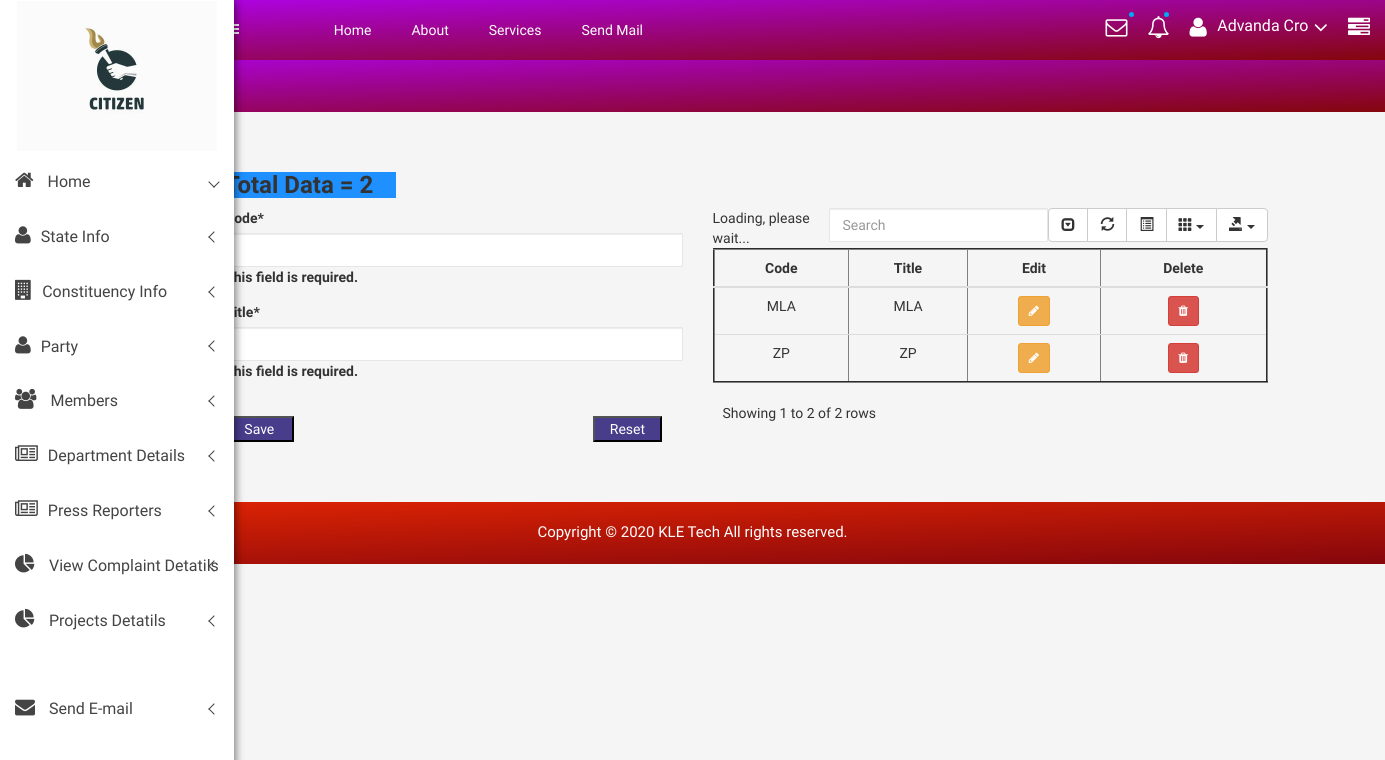
/citizen/create_memberstype, run on the app's committed database.
### citizen/models.py (models this page shows, shortened)
class MembersType(models.Model):
    Code = models.CharField(max_length=200)
    Title = models.CharField(max_length=200)

### citizen/views.py (the view)
# urls.py: path('create_memberstype', views.create_memberstype, name='create_memberstype'),
def create_memberstype(request):
    form = MembersTypeForms(request.POST)
    names = MembersType.objects.all().count()
    if form.is_valid():
        form.save()
        return redirect('citizen:create_memberstype')
    return render(request, 'citizen/MembersType.html',
                  {'form': form, 'names': names, 'MembersType': MembersType.objects.all().order_by('Title')})

### citizen/forms.py
class MembersTypeForms(forms.ModelForm):
    class Meta:
        model = MembersType
        fields = ['Code', 'Title']

### citizen/templates/citizen/MembersType.html (shortened to what this page needs)
{% extends 'citizen/base.html' %}
    {% load static %}
{% block body %}
 {% include "citizen/sidebar.html" %}
 <div class="all-content-wrapper">
        <div class="container-fluid">
            <div class="row">
                <div class="col-lg-12 col-md-12 col-sm-12 col-xs-12">
                    <div class="logo-pro">
                        <a href="index.html"><img class="main-logo" src="img/logo/logo.png" alt="" /></a>
                    </div>
                </div>
            </div>
        </div>
        <div class="header-advance-area">
            <div class="header-top-area">
                <div class="container-fluid">
                    <div class="row">
                        <div class="col-lg-12 col-md-12 col-sm-12 col-xs-12">
                            <div class="header-top-wraper">
                                <div class="row">
                                    <div class="col-lg-1 col-md-0 col-sm-1 col-xs-12">
                                        <div class="menu-switcher-pro">
                                            <button type="button" id="sidebarCollapse" class="btn bar-button-pro header-drl-controller-btn btn-info navbar-btn">
												</button>
                                        </div>
                                    </div>
                                    <div class="col-lg-6 col-md-7 col-sm-6 col-xs-12">
                                        <div class="header-top-menu tabl-d-n">
                                            <ul class="nav navbar-nav mai-top-nav">
                                                <li class="nav-item"><a href="{% url 'citizen:admin_index' %}" class="nav-link">Home</a>
                                                </li>
                                                <li class="nav-item"><a href="#" class="nav-link">About</a>
                                                </li>
                                                <li class="nav-item"><a href="#" class="nav-link">Services</a>
                                                </li>
                                                <li class="nav-item"><a href="{% url 'citizen:HomePage' %}" class="nav-link">Send Mail</a>
                                                </li>
                                            </ul>
                                        </div>
                                    </div>
                                    <div class="col-lg-5 col-md-5 col-sm-12 col-xs-12">
                                        <div class="header-right-info">
                                            <ul class="nav navbar-nav mai-top-nav header-right-menu">
                                                <li class="nav-item dropdown">
                                                    <a href="#" data-toggle="dropdown" role="button" aria-expanded="false" class="nav-link dropdown-toggle"><i class="fa fa-envelope-o adminpro-chat-pro" aria-hidden="true"></i><span class="indicator-ms"></span></a>
                                                </li>
                                                <li class="nav-item"><a href="#" data-toggle="dropdown" role="button" aria-expanded="false" class="nav-link dropdown-toggle"><i class="fa fa-bell-o" aria-hidden="true"></i><span class="indicator-nt"></span></a>
                                                </li>
                                                <li class="nav-item">
                                                    <a href="#" data-toggle="dropdown" role="button" aria-expanded="false" class="nav-link dropdown-toggle">
															<i class="fa fa-user adminpro-user-rounded header-riht-inf" aria-hidden="true"></i>
															<span class="admin-name">Advanda Cro</span>
															<i class="fa fa-angle-down adminpro-icon adminpro-down-arrow"></i>
														</a>
                                                </li>
                                                <li class="nav-item nav-setting-open"><a href="#" data-toggle="dropdown" role="button" aria-expanded="false" class="nav-link dropdown-toggle"><i class="fa fa-tasks"></i></a>
                                                </li>
                                            </ul>
                                        </div>
                                    </div>
                                </div>
                            </div>
                        </div>
                    </div>
                </div>
            </div>
            <div class="breadcome-area">
                <div class="container-fluid">
                    <div class="row">
                        <div class="col-lg-12 col-md-12 col-sm-12 col-xs-12">
                            <div class="breadcome-list single-page-breadcome">
                                <div class="row">
                                    <div class="col-lg-6 col-md-6 col-sm-6 col-xs-6">
                                    </div>
                                </div>
                            </div>
                        </div>
                    </div>
                </div>
            </div>
        </div>
<br>
<br>
<br>
<div class="container">
                <h3 style="background-color:DodgerBlue;width:15%;" class="card-title">Total Data = {{ names}}</h3>
    {% load crispy_forms_tags %}
    <div class = "row">
        <div class="col-lg-5">
            <form action="" method="post" >
                {{form|crispy}}
                <br>
             <button class="button" type="submit"  style="width:15%;background:darkslateblue;color:white;">Save</button>
                 <button class="button1" type="reset" value="Reset" style="width:15%;background:darkslateblue;color:white;">Reset</button>
            </form>
        </div>
        <div class = "col-lg-6">
            {% if MembersType %}
 <table class="table"  style="width:100%;" border="2" id="table" data-toggle="table" data-pagination="true" data-search="true" data-show-columns="true"
                    data-show-pagination-switch="true" data-show-refresh="true" data-key-events="true"
                    data-show-toggle="true" data-resizable="true" data-cookie="true"
                                            data-cookie-id-table="saveId" data-show-export="true"
                    data-click-to-select="true" data-toolbar="#toolbar" >
     <thead>
         <th><center>Code</center></th>
         <th><center>Title</center></th>
         <th><center>Edit</center></th>
         <th><center>Delete</center></th>
     </thead>
     <tbody id="myTable">
     {% for i in  MembersType %}
     <tr>
          <td><center>{{i.Code}}</center></td>
         <td><center>{{i.Title}}</center></td>
         <td><center>
             <a class="btn btn-sm btn-warning" href="/update_memberstype/{{i.id}}">
                 <i class="fa fa-pencil" ></i>
             </a></center>
         </td>
         <td><center>
              <a class="btn btn-sm btn-danger" href="/delete_memberstype/{{i.id}}">
                 <i class="fa fa-trash"></i>
              </a></center>
         </td>
     </tr>
     {% endfor %}
     </tbody>
 </table>
            {% endif %}
        </div>
    </div>
</div>
</div>
<br>
<br>
<br>
     <div class="footer-copyright-area">
            <div class="container-fluid">
                <div class="row">
                    <div class="col-lg-12">
                        <div class="footer-copy-right">
                            <p>Copyright © 2020 <a href="https://www.kletech.ac.in">KLE Tech</a> All rights reserved.</p>
                        </div>
                    </div>
                </div>
            </div>
        </div>
{% endblock %}

### citizen/static/css/main.css (style rules this page uses)
html { color: #222; font-size: 1em; line-height: 1.4; }
audio, canvas, iframe, img, svg, video { vertical-align: middle; }

### citizen/static/style.css (style rules this page uses)
html, body { height: 100%; font-family: 'Play', sans-serif;font-weight:400;background:#f5f5f5; }
img { max-width:100%;height:auto }
p { margin:0 0 15px; }
h1, h2, h3, h4, h5, h6 { margin: 0 0 10px; font-weight:700; }
a { transition: all 0.3s ease 0s;text-decoration:none; }
a:visited, a:link, a:active { text-decoration: none; }
ul { list-style: outside none none; margin: 0; padding: 0 }
.all-content-wrapper { margin-left: 205px; transition: all 0.3s; }
.bar-button-pro { margin: 13px 0px; }
.menu-switcher-pro { transition:all .4s ease 0s; }
.menu-switcher-pro button { background: none; border:none; }
.footer-copyright-area { background: -webkit-linear-gradient(178deg, #e12503 0%, #85060c 100%); background: linear-gradient(178deg, #e12503 0%, #85060c 100%); padding: 20px 0px; text-align: center; }
.footer-copy-right p { margin: 0px; font-size: 15px; color: #fff; }
.footer-copy-right a { color:#fff; text-decoration:none; }
.header-top-menu .navbar-nav>li>a { padding: 20px 20px; color: #fff; font-size:14px; }
.header-right-info .navbar-nav { float:right; padding:17px 0px; }
.header-right-info ul.header-right-menu li { display:inline-block; }
.header-right-info ul.header-right-menu > li > a { display:inline-block; color:#fff; padding: 0px 0px 0px 20px; font-size:22px; text-decoration:none; position:relative; }
.indicator-nt { position:absolute; height:5px; width:5px; background:#03a9f4; border-radius:50%; top: -5px; right: 0px; }
.indicator-ms { position:absolute; height:5px; width:5px; background:#03a9f4; border-radius:50%; top: -5px; right: -7px; }
.header-right-info .admin-name { display: inline-block; color: #fff; font-size: 16px; position: relative; top: -4px; margin-left:5px; }
.breadcome-list { padding-top:30px; padding-bottom:100px; }
.form-control { background-color: #FFFFFF; background-image: none; border: 1px solid #e5e6e7; border-radius: 1px; color: inherit; display: block; padding: 6px 12px; transition: border-color 0.15s ease-in-out 0s, box-shadow 0.15s ease-in-out 0s; width: 100%; }
.header-advance-area { background: -webkit-linear-gradient(178deg, #ad03e1 0%, #85060c 100%); background: linear-gradient(178deg, #ad03e1 0%, #85060c 100%); }
.header-top-area { position: fixed; background: -webkit-linear-gradient(178deg, #ad03e1 0%, #85060c 100%); background: linear-gradient(178deg, #ad03e1 0%, #85060c 100%); z-index: 99; left: 200px; right: 0; top: 0; margin: 0 auto; transition: all 0.3s; }
.breadcome-list.single-page-breadcome { padding-top: 30px; padding-bottom: 30px; }

### citizen/templates/citizen/sidebar.html (style rules this page uses)
.dropdown { position: relative; display: inline-block; }

### data on the page
MembersType: Code "MLA", Title "MLA"
MembersType: Code "ZP", Title "ZP"

### other printed values
{{ names }} "2"
